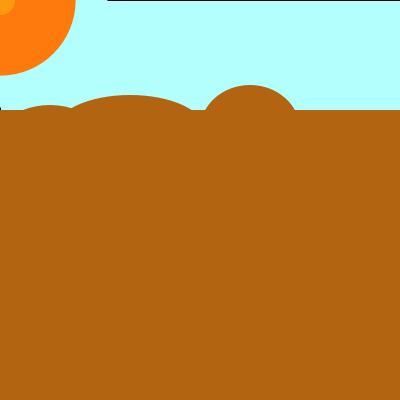
Frame 1 (no input)
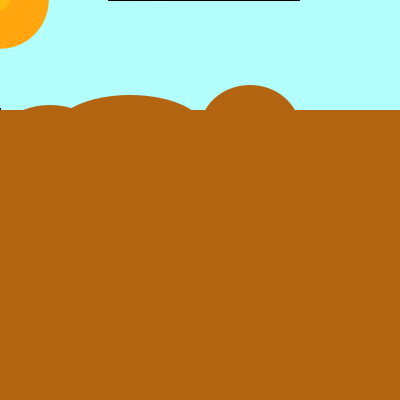
Frame 60 (the mouse pressed at the canvas centre just before this capture)
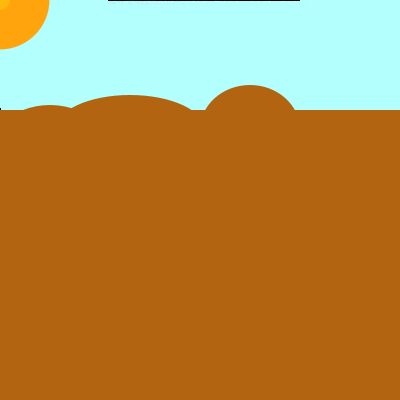
Frame 120 (the mouse held since frame 60 and released just before this capture)

The Processing sketch that drew these frames (run headless with seeded random() and noise(); from frame 60 on, the mouse is pressed at the canvas centre):

// Processing sketch: processing_2896
// ── processing_2896.pde

float M,S,r,g,b,s,m,D;//mis float en setup
void setup(){
  M=0;//variable para noise 
  S=5;//variable para noise
  r=0;//Rojo
  g=0;//Verde
  b=0;//Azul
  s=second();//float para segundos
  m=millis();//float para milesimas
  D=-300;//variable de desplazamiento para sacar figuras del plano rapidamente
  size(400,400);
  background(m%255);
  smooth();
}




void draw(){

  M+=0.01;//aumenta la variable para el noise moderado
  S+=0.1;//aumenta la variable para el noise rapido
  r+=0.05;//comando para aumentar el Rojo en 0.05
  g+=0.2;//comando para aumentar  el Verde en 0.2
  b+=0.003;//comando para  aumentar el Azul en 0.003
  D+=300;//comando para aumentar el desplazador en 300
float R=noise(S);//noise rapido
float N=noise(M);//noise moderado
fill(#B2FFFE);
rect(D,0,400,115);//pinta el fondo de cielo
fill(#B26410);
noStroke();
ellipse(50,180+D,150,150);//montaña
ellipse(130,130+D,150,70);//montaña
ellipse(250,130+D,100,90);
rect(D,110,400,400);//tierra


  pushMatrix();
  noStroke();
  rotate(R%m);
  translate(S*2,0); 
  rotate(N);
  fill(10+r,10+g,7+b,160-R);
  ellipse(N*width/2,N*height,M/2,M/2);//pinta el pasto
  ellipse(N*width,N*height/2,M/4,M/4);
  popMatrix();
if(s>10){
pushMatrix();
  beginShape();{
fill(50*r,30-R);

  translate(S,M); 
 ellipse(R*300,N*1.1,M*2,M*2);//pintan las nubes
 
 ellipse(R*400,N*1.1,M*2,M*2);
 translate(S,M*4); 
 ellipse(R*400,N*1.1,M*2,M*2);
 ellipse(R*200,N*1.1,M*2,M*2);
 
 endShape();}
 popMatrix();
 
 beginShape();
 noStroke();
 fill(#B2FFFE);
 ellipse (0,0,215,215);
 fill(255,244-N*200,13);//fill de color variable y suave gracias a noise
 ellipse(0,0,N*250,N*250);//el sol
 fill(255,244-N*150,13);
 ellipse(0,0,N*50,N*50);//brillo central del sol
endShape();
  }}
